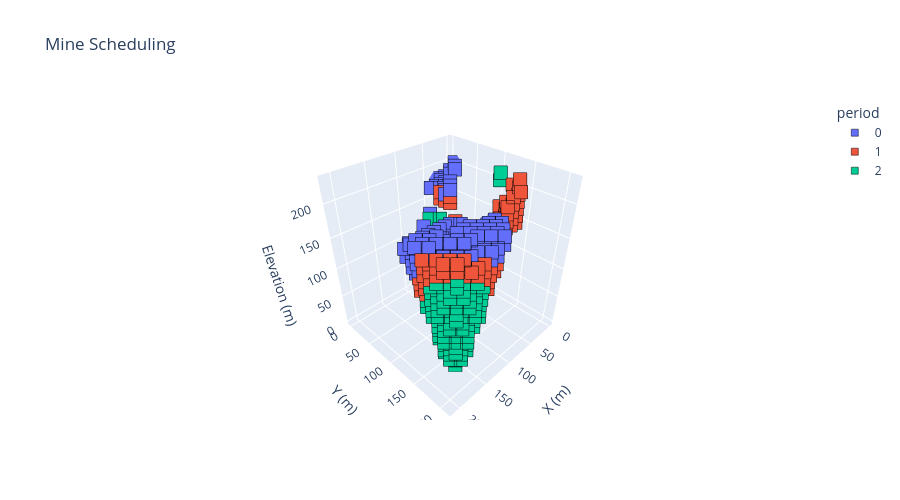

The notebook cell saved with this chart:
### Markdown cell above
### Mine Scheduling 3D Plot

### Code cell
# Block dimensions
dx, dy, dz = 10, 10, 10

# Filter extracted blocks and prepare data
d = blocks.loc[blocks.period.notna()].copy()
d["period"] = d["period"].astype(int)
d[["x","y","z"]] *= [dx, dy, dz]
d["period"] -= d["period"].min()
d["period"] = d["period"].astype(str)

# Axis scaling for correct proportions
r = d[["x","y","z"]].max() - d[["x","y","z"]].min()
s = r.max()

# 3D categorical scatter with Plotly default colors
fig = px.scatter_3d(d, x="x", y="y", z="z", color="period", color_discrete_sequence=px.colors.qualitative.Plotly,
    category_orders={"period": sorted(d["period"], key=int)}, labels={"color": "Periods"}, 
    title="Mine Scheduling", width=900, height=500).update_traces(marker=dict(symbol="square", size=7, 
    line=dict(width=0.5, color="black"))).update_layout(scene=dict(xaxis_title="X (m)", yaxis_title="Y (m)", 
    zaxis_title="Elevation (m)", aspectmode="manual", aspectratio=dict(x=r.x/s, y=r.y/s, z=r.z/s)))
fig.show()

### Figure 1 — Plotly figure (JSON) as saved in the notebook; plotly's stock layout.template omitted (floating-point values rounded to 4 significant figures; data arrays with more than 128 entries replaced by an {"elided": "..."} marker saying what was removed)
{"data": [{"hovertemplate": "period=0<br>x=%{x}<br>y=%{y}<br>z=%{z}<extra></extra>", "legendgroup": "0", "marker": {"color": "#636EFA", "line": {"color": "black", "width": 0.5}, "size": 7, "symbol": "square"}, "mode": "markers", "name": "0", "scene": "scene", "showlegend": true, "type": "scatter3d", "x": {"elided": "407 int values"}, "y": {"elided": "407 int values"}, "z": {"elided": "407 int values"}}, {"hovertemplate": "period=1<br>x=%{x}<br>y=%{y}<br>z=%{z}<extra></extra>", "legendgroup": "1", "marker": {"color": "#EF553B", "line": {"color": "black", "width": 0.5}, "size": 7, "symbol": "square"}, "mode": "markers", "name": "1", "scene": "scene", "showlegend": true, "type": "scatter3d", "x": {"elided": "365 int values"}, "y": {"elided": "365 int values"}, "z": {"elided": "365 int values"}}, {"hovertemplate": "period=2<br>x=%{x}<br>y=%{y}<br>z=%{z}<extra></extra>", "legendgroup": "2", "marker": {"color": "#00CC96", "line": {"color": "black", "width": 0.5}, "size": 7, "symbol": "square"}, "mode": "markers", "name": "2", "scene": "scene", "showlegend": true, "type": "scatter3d", "x": {"elided": "287 int values"}, "y": {"elided": "287 int values"}, "z": {"elided": "287 int values"}}], "layout": {"height": 500, "legend": {"title": {"text": "period"}, "tracegroupgap": 0}, "scene": {"aspectmode": "manual", "aspectratio": {"x": 0.913, "y": 0.913, "z": 1}, "domain": {"x": [0, 1], "y": [0, 1]}, "xaxis": {"title": {"text": "X (m)"}}, "yaxis": {"title": {"text": "Y (m)"}}, "zaxis": {"title": {"text": "Elevation (m)"}}}, "title": {"text": "Mine Scheduling"}, "width": 900}}
